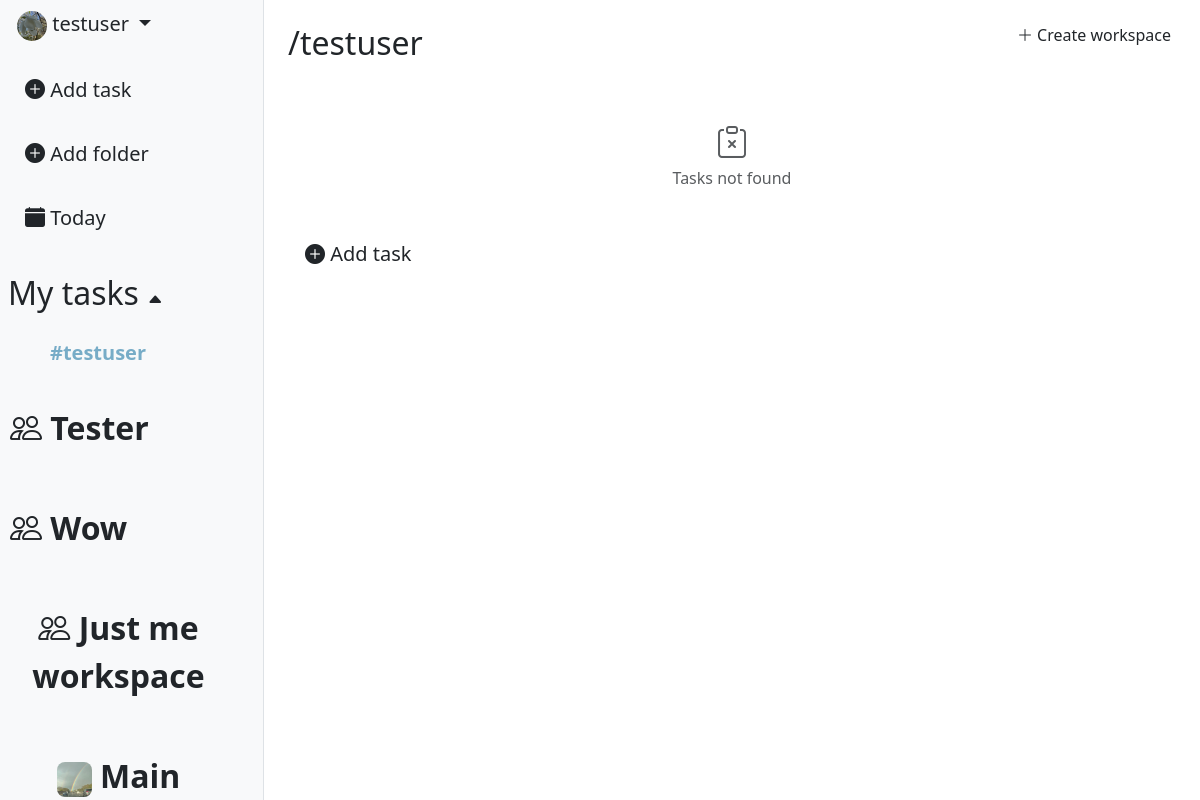
/folder/87/ (signed in), run on the app's committed database.
### task_app/models.py (models this page shows, shortened)
class Profile(models.Model):
    user = models.OneToOneField(User, on_delete=models.CASCADE, related_name='profile')
    avatar = models.ImageField(upload_to='avatars/', null=True, blank=True)

class Folder(models.Model):
    COLOR_VARIATION = [
        ("#77acc7", "🔵Air blue"),
        ("#9966cc", "🟣Amethust"),
        ("#008000", "🟢Apple Green"),
        ("#ff033e", "🔴Red rose"),
        ("#ffe135", "🟡Banana yellow"),
        ("#ff6500", "🟠Sunset"),
        ("#000000", "⚫Black"),
    ]
    color = models.CharField(max_length=30, choices=COLOR_VARIATION, default="#77acc7")
    name = models.CharField(max_length=16)
    box = models.ForeignKey(Box, null=True, blank=True, on_delete=models.CASCADE, default=None, related_name='folders')
    created_at = models.DateTimeField(auto_now_add=True)
    creator = models.ForeignKey(User, on_delete=models.CASCADE)
    workspace = models.ForeignKey(Workspace, on_delete=models.CASCADE, null=True, blank=True, default=None)

class Workspace(models.Model):
    INVITE_PERMISSION = [
        ("owner_only", "Only owner"),
        ("owner_admin", "Owner & Admin"),
                ]
    WORKSPACE_SPACE = [
        ("one", "Just me"),
        ("two_five", "Group (2-5)"),
        ("six_fifteen", "Team (6-15)"),
    ]
    SPACE_LIMITS = {
        "one": 1,
        "two_five": 5,
        "six_fifteen": 15,
    }
    name = models.CharField(max_length=64)
    invite_role = models.CharField(max_length=16,
                                choices=INVITE_PERMISSION,
                                default='owner_admin')
    workspace_space = models.CharField(max_length=16, choices=WORKSPACE_SPACE, default='one')
    icon = models.ImageField(null=True, blank=True)
    created_at = models.DateTimeField(auto_now_add=True)
    owner = models.ForeignKey(User,
                            on_delete=models.CASCADE,
                            related_name='workspace_creator')

### task_app/views.py (the view)
# urls.py: path('', views.TaskListView.as_view(), name="task_list"),
class TaskListView(LoginRequiredMixin, ListView):
    model = models.Task
    context_object_name = "tasks"
    template_name = "tasks/task_list.html"
    def get_queryset(self):
        folder_id = self.kwargs.get('folder_id')
        if folder_id:
            folder = get_object_or_404(Folder, id=folder_id)
            if folder.box:
                queryset = models.Task.objects.filter(
                    folder_id=folder_id
                ).prefetch_related('comments')
            else:
                queryset = models.Task.objects.filter(
                    creator=self.request.user,
                    folder_id=folder_id
                ).prefetch_related('comments')
        else:
            queryset = models.Task.objects.filter(
                creator=self.request.user,
                folder__isnull=True
            ).prefetch_related('comments')
        status = self.request.GET.get('status')
        if status:
            queryset = queryset.filter(status__iexact=status)
        else:
            queryset = queryset.exclude(status__iexact="done")
        return queryset.order_by("due_date")
    def get_context_data(self, **kwargs):
        context = super().get_context_data(**kwargs)
        context["folders"] = Folder.objects.filter(creator=self.request.user, box__isnull = True)
        folder_id = self.kwargs.get('folder_id')
        if folder_id:
            current_folder = get_object_or_404(Folder, id=folder_id)
            context['current_folder'] = current_folder
            if current_folder.box:
                workspace = current_folder.workspace
                context['workspace'] = workspace
                context['workspace_boxes'] = Box.objects.filter(workspace=workspace).prefetch_related('folders')
                if workspace:
                    try:
                        context['user_role'] = models.WorkspaceMember.objects.get(
                            workspace=workspace,
                            member=self.request.user,
                            is_active = True
                        ).role
                    except models.WorkspaceMember.DoesNotExist:
                        context['user_role'] = None
                if workspace:
                    boxes = Box.objects.filter(workspace=workspace).prefetch_related('folders')
                    context['boxes_json'] = json.dumps([
                        {
                            'id': box.id,
                            'name': box.name,
                            'folders': [
                                {'id': f.id, 'name': f.name}
                                for f in box.folders.all()
                            ]
                        }
                        for box in boxes
                    ])
                else:
                    context['boxes_json'] = '[]'
            else:
                if current_folder.creator != self.request.user:
                    raise PermissionDenied
                context['boxes_json'] = '[]'
        else:
            context['current_folder'] = None
            context['boxes_json'] = '[]'
        context["form"] = TaskFilterForm(self.request.GET)
        context["task_form"] = TaskForm()
        context["folder_form"] = FolderForm()
        context["comment_form"] = CommentForm()
        current_folder = context.get('current_folder')
        if current_folder and current_folder.box:
            context["comments"] = models.Comment.objects.filter(
                task__folder_id=folder_id
            ).select_related('creator', 'task')
        else:
            context["comments"] = models.Comment.objects.filter(
                task__creator=self.request.user
            ).select_related('creator', 'task')
        context['workspaces'] = models.Workspace.objects.filter(
            members__member=self.request.user,
            members__is_active=True
        )
        context['workspace_form'] = WorkspaceForm()
        return context

### templates/tasks/task_list.html (shortened to what this page needs)
{% extends 'base.html' %}
{% load static %}
{% load custom_tags %}
{% block content %}
<div class="d-flex">
    {% include 'includes/leftbar.html' %}
    <div class="p-4" style="flex: 1 1 0; min-width: 0; position: relative;">
        <div style="position: absolute; top: 16px; right: 16px;">
            <a class="btn" data-bs-toggle="modal" data-bs-target="#WorkspaceModal">
                <i class="bi bi-plus-lg"></i> Create workspace
            </a>
        </div>
        {% if current_folder %}
            <h2>/{{ current_folder.name }}</h2>
        {% else %}
            <h2>Today</h2>
        {% endif %}
        <br>
        <ul class="list-group list-group-flush" data-simplebar style="max-height: 650px; overflow-x: hidden;">
            {% for task in tasks %}
                {% include 'includes/rightbar_task_scroll.html' with task=task %}
            {% empty %}
                <li class="list-group-item text-center py-4 text-muted">
                    <i class="bi bi-clipboard-x" style="font-size: 2rem;"></i>
                    <p class="mb-0">Tasks not found</p>
                </li>
            {% endfor %}
        </ul>
        <div class="list-group-item border-0 pt-3">
            <a class="btn btn-lg" data-bs-toggle="modal" data-bs-target="#TaskModal">
                <i class="bi bi-plus-circle-fill"></i> Add task
            </a>
        </div>
    </div>
</div>
{% endblock %}

### templates/includes/leftbar.html (shortened to what this page needs)
<div id="leftbar" class="bg-light border-end d-flex flex-column" style="width: 22%; height: 100vh; position: relative; overflow: hidden;">
    <div class="flex-shrink-0">
        <div class="dropdown-center mb-3">
            <button class="btn btn-lg dropdown-toggle" type="button" data-bs-toggle="dropdown" aria-expanded="false">
                {% if user.profile and user.profile.avatar %}
                    <img src="{{ user.profile.avatar.url }}"
                        style="width: 30px; height: 30px; border-radius: 50%; object-fit: cover; vertical-align: middle;">
                {% else %}
                    <i class="bi bi-person-circle"></i>
                {% endif %}
                {{ user.username }}
            </button>
        </div>
        <div class="d-flex flex-column align-items-start gap-3 ps-2">
            <a class="btn btn-lg"
                data-bs-toggle="modal"
                data-bs-target="#TaskModal"
                data-workspace-id="{{ workspace.pk }}">
                <i class="bi bi-plus-circle-fill"></i> Add task
            </a>
            <a class="btn btn-lg"
                data-bs-toggle="modal"
                data-bs-target="#FolderModal"
                data-workspace-id="{{ workspace.pk }}">
                <i class="bi bi-plus-circle-fill"></i> Add folder
            </a>
            <a class="btn btn-lg" href="{% url 'tasks:task_list' %}">
                <i class="bi bi-calendar-fill"></i> Today
            </a>
        </div>
    </div>
    <br>
    {% if workspace and current_folder %}
        <div class="ps-2 mt-2">
            <a href="{% url 'workspace:workspace_detail' workspace.pk %}"
                class="btn btn-lg ps-2 fw-bold" style="font-size: 1.6rem;">
                <i class="bi bi-people"></i> {{ workspace.name }}
            </a>
        </div>
        <div style="flex: 1 1 0; min-height: 0; overflow-y: auto; overflow-x: hidden; margin-right: 10px;">
            {% for box in workspace_boxes %}
                <div class="folder-row d-flex align-items-center justify-content-between p-2 rounded"
                    style="cursor: pointer; user-select: none;"
                    onclick="toggleBox({{ box.pk }})">
                    <span class="btn btn-lg fw-bold ps-2" style="font-size: 1.5rem;">
                        <i id="box-arrow-{{ box.pk }}" class="bi bi-caret-up-fill" style="font-size: 14px;"></i>
                        {{ box.name }}
                    </span>
                </div>
                <div id="box-folder-{{ box.pk }}" class="ps-4" style="overflow: hidden; transition: 0.3s;">
                    {% for folder in box.folders.all %}
                        <div class="folder-row d-flex align-items-center p-2 rounded">
                            <a href="{% url 'workspace:folder-detail' pk=workspace.pk folder_id=folder.pk %}"
                                class="btn btn-lg"
                                style="color: {{ folder.color }}; font-weight: bold; font-size: 1.4rem;">
                                #{{ folder.name }}
                            </a>
                        </div>
                    {% endfor %}
                </div>
            {% endfor %}
        </div>
    {% else %}
        <div class="ps-2 mt-2">
            <h2 id="folders-toggle" style="cursor: pointer; user-select: none;">
                My tasks <span id="folders-arrow" class="bi bi-caret-up-fill" style="font-size: 16px;"></span>
            </h2>
        </div>
        <div id="folder_list" style="max-height: 300px; overflow-y: auto; overflow-x: hidden; margin-right: 10px;">
            <div class="d-flex flex-column align-items-start gap-3 ps-4">
                {% for folder in folders %}
                    <div class="folder-row d-flex align-items-center justify-content-between p-2 rounded">
                        <a
                        href="{% url 'tasks:folder-tasks' folder.pk %}"
                        class="btn btn-lg"
                        style="color: {{ folder.color }}; font-weight: bold;"
                        >
                        #{{ folder.name }}
                        </a>
                    </div>
                {% endfor %}
            </div>
        </div>
        <div id="workspace_list" style="flex: 1 1 0; min-height: 0; overflow-y: auto; overflow-x: hidden; margin-right: 10px;">
            <div class="d-flex flex-column align-items-start gap-3 ps-0">
                {% for workspace in workspaces %}
                    <div class="folder-row d-flex align-items-center justify-content-between p-2 rounded">
                        <a href="{% url 'workspace:workspace_detail' workspace.pk %}"
                        class="btn btn-lg ps-0"
                        style="font-size: 32px; font-weight: 600;">
                            {% if workspace.icon %}
                                <img src="{{ workspace.icon.url }}"
                                    style="width: 35px; height: 35px; border-radius: 8px; object-fit: cover; vertical-align: middle;">
                            {% else %}
                                <i class="bi bi-people"></i>
                            {% endif %}
                            {{ workspace.name }}
                        </a>
                    </div>
                {% endfor %}
            </div>
        </div>
    {% endif %}
</div>

### static/css/modal_style.css (style rules this page uses)
html, body { height: 100%; overflow: hidden; }
.folder-row { background-color: transparent; border-radius: 10px !important; border: 1px solid transparent; transition: all 0.2s ease-in-out; }
#folder_list { transition: opacity 0.3s ease; overflow-y: auto; }

### data on the page
Folder: name "testuser"
Workspace: name "Tester"
Workspace: name "Wow"
Workspace: name "Just me workspace"
Workspace: icon (picture), name "Main…"

### other printed values
{{ user.username }} "testuser"
